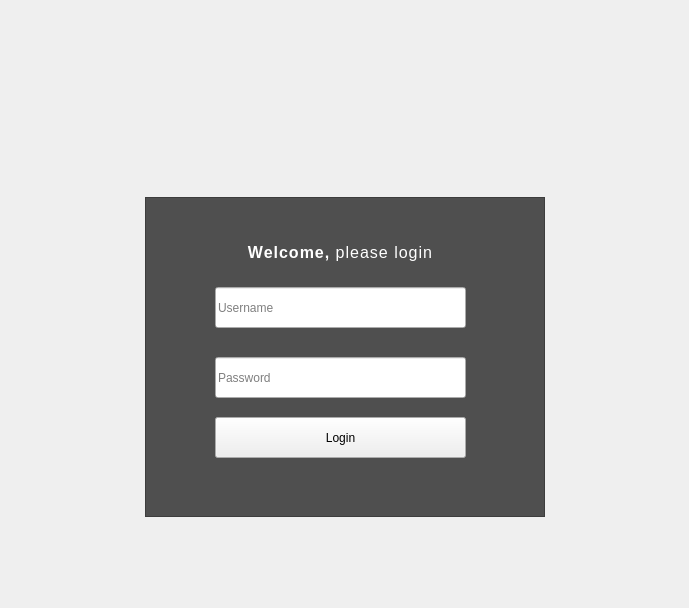
<?xml version="1.0" encoding="UTF-8"?>
<ui version="4.0">
 <class>MainWindow</class>
 <widget class="QMainWindow" name="MainWindow">
  <property name="geometry">
   <rect>
    <x>0</x>
    <y>0</y>
    <width>689</width>
    <height>608</height>
   </rect>
  </property>
  <property name="windowTitle">
   <string>MainWindow</string>
  </property>
  <property name="styleSheet">
   <string notr="true"/>
  </property>
  <property name="iconSize">
   <size>
    <width>30</width>
    <height>30</height>
   </size>
  </property>
  <widget class="QWidget" name="centralwidget">
   <layout class="QGridLayout" name="gridLayout">
    <item row="3" column="2">
     <spacer name="horizontalSpacer_3">
      <property name="orientation">
       <enum>Qt::Horizontal</enum>
      </property>
      <property name="sizeHint" stdset="0">
       <size>
        <width>40</width>
        <height>20</height>
       </size>
      </property>
     </spacer>
    </item>
    <item row="1" column="2">
     <spacer name="horizontalSpacer_2">
      <property name="orientation">
       <enum>Qt::Horizontal</enum>
      </property>
      <property name="sizeHint" stdset="0">
       <size>
        <width>40</width>
        <height>20</height>
       </size>
      </property>
     </spacer>
    </item>
    <item row="2" column="2">
     <spacer name="horizontalSpacer_6">
      <property name="orientation">
       <enum>Qt::Horizontal</enum>
      </property>
      <property name="sizeHint" stdset="0">
       <size>
        <width>40</width>
        <height>20</height>
       </size>
      </property>
     </spacer>
    </item>
    <item row="2" column="1" rowspan="2">
     <widget class="QFrame" name="loginframe">
      <property name="minimumSize">
       <size>
        <width>400</width>
        <height>320</height>
       </size>
      </property>
      <property name="styleSheet">
       <string notr="true">#loginframe{
	background: #4f4f4f;
}</string>
      </property>
      <property name="frameShape">
       <enum>QFrame::StyledPanel</enum>
      </property>
      <property name="frameShadow">
       <enum>QFrame::Raised</enum>
      </property>
      <widget class="QLineEdit" name="QTxtLogin">
       <property name="geometry">
        <rect>
         <x>70</x>
         <y>90</y>
         <width>251</width>
         <height>41</height>
        </rect>
       </property>
       <property name="minimumSize">
        <size>
         <width>251</width>
         <height>41</height>
        </size>
       </property>
       <property name="placeholderText">
        <string>Username</string>
       </property>
      </widget>
      <widget class="QLineEdit" name="QTxtPass">
       <property name="geometry">
        <rect>
         <x>70</x>
         <y>160</y>
         <width>251</width>
         <height>41</height>
        </rect>
       </property>
       <property name="minimumSize">
        <size>
         <width>251</width>
         <height>41</height>
        </size>
       </property>
       <property name="echoMode">
        <enum>QLineEdit::Password</enum>
       </property>
       <property name="placeholderText">
        <string>Password</string>
       </property>
      </widget>
      <widget class="QPushButton" name="btnlogin">
       <property name="geometry">
        <rect>
         <x>70</x>
         <y>220</y>
         <width>251</width>
         <height>41</height>
        </rect>
       </property>
       <property name="minimumSize">
        <size>
         <width>100</width>
         <height>30</height>
        </size>
       </property>
       <property name="styleSheet">
        <string notr="true"/>
       </property>
       <property name="text">
        <string>Login</string>
       </property>
      </widget>
      <widget class="QLabel" name="welcom">
       <property name="geometry">
        <rect>
         <x>70</x>
         <y>30</y>
         <width>251</width>
         <height>51</height>
        </rect>
       </property>
       <property name="styleSheet">
        <string notr="true">font: 14pt &quot;Myanmar Text&quot;;
font-size: 16px;
color: #fff;
text-align: center;
letter-spacing: 1px;</string>
       </property>
       <property name="text">
        <string>&lt;html&gt;&lt;head/&gt;&lt;body&gt;&lt;p align=&quot;center&quot;&gt;&lt;span style=&quot; font-weight:600;&quot;&gt;Welcome,&lt;/span&gt; please login&lt;/p&gt;&lt;/body&gt;&lt;/html&gt;</string>
       </property>
      </widget>
     </widget>
    </item>
    <item row="0" column="1">
     <spacer name="verticalSpacer">
      <property name="orientation">
       <enum>Qt::Vertical</enum>
      </property>
      <property name="sizeHint" stdset="0">
       <size>
        <width>20</width>
        <height>40</height>
       </size>
      </property>
     </spacer>
    </item>
    <item row="1" column="1">
     <layout class="QHBoxLayout" name="horizontalLayout">
      <item>
       <widget class="QLabel" name="logo1">
        <property name="minimumSize">
         <size>
          <width>180</width>
          <height>100</height>
         </size>
        </property>
        <property name="maximumSize">
         <size>
          <width>100</width>
          <height>16777215</height>
         </size>
        </property>
        <property name="text">
         <string/>
        </property>
        <property name="pixmap">
         <pixmap>../assets/logo-s.png</pixmap>
        </property>
        <property name="scaledContents">
         <bool>true</bool>
        </property>
       </widget>
      </item>
      <item>
       <widget class="QLabel" name="logo2">
        <property name="maximumSize">
         <size>
          <width>180</width>
          <height>16777215</height>
         </size>
        </property>
        <property name="text">
         <string/>
        </property>
        <property name="pixmap">
         <pixmap>../assets/logo-s.png</pixmap>
        </property>
        <property name="scaledContents">
         <bool>false</bool>
        </property>
       </widget>
      </item>
     </layout>
    </item>
    <item row="4" column="1">
     <spacer name="verticalSpacer_3">
      <property name="orientation">
       <enum>Qt::Vertical</enum>
      </property>
      <property name="sizeHint" stdset="0">
       <size>
        <width>20</width>
        <height>40</height>
       </size>
      </property>
     </spacer>
    </item>
    <item row="2" column="0">
     <spacer name="horizontalSpacer_4">
      <property name="orientation">
       <enum>Qt::Horizontal</enum>
      </property>
      <property name="sizeHint" stdset="0">
       <size>
        <width>40</width>
        <height>20</height>
       </size>
      </property>
     </spacer>
    </item>
    <item row="4" column="2">
     <spacer name="verticalSpacer_4">
      <property name="orientation">
       <enum>Qt::Vertical</enum>
      </property>
      <property name="sizeHint" stdset="0">
       <size>
        <width>20</width>
        <height>40</height>
       </size>
      </property>
     </spacer>
    </item>
   </layout>
  </widget>
 </widget>
 <tabstops>
  <tabstop>QTxtLogin</tabstop>
  <tabstop>QTxtPass</tabstop>
  <tabstop>btnlogin</tabstop>
 </tabstops>
 <resources/>
 <connections/>
</ui>
